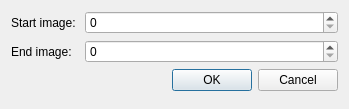
<?xml version="1.0" encoding="UTF-8"?>
<ui version="4.0">
 <class>RefineRangeDialog</class>
 <widget class="QDialog" name="RefineRangeDialog">
  <property name="geometry">
   <rect>
    <x>0</x>
    <y>0</y>
    <width>349</width>
    <height>109</height>
   </rect>
  </property>
  <property name="windowTitle">
   <string>Dialog</string>
  </property>
  <layout class="QFormLayout" name="formLayout">
   <item row="0" column="0">
    <widget class="QLabel" name="label">
     <property name="text">
      <string>Start image: </string>
     </property>
    </widget>
   </item>
   <item row="2" column="0">
    <widget class="QLabel" name="label_2">
     <property name="text">
      <string>End image: </string>
     </property>
    </widget>
   </item>
   <item row="0" column="1">
    <widget class="QSpinBox" name="startSpinBox"/>
   </item>
   <item row="2" column="1">
    <widget class="QSpinBox" name="endSpinBox"/>
   </item>
   <item row="3" column="1">
    <widget class="QDialogButtonBox" name="buttonBox">
     <property name="orientation">
      <enum>Qt::Horizontal</enum>
     </property>
     <property name="standardButtons">
      <set>QDialogButtonBox::Cancel|QDialogButtonBox::Ok</set>
     </property>
    </widget>
   </item>
  </layout>
 </widget>
 <resources/>
 <connections>
  <connection>
   <sender>buttonBox</sender>
   <signal>accepted()</signal>
   <receiver>RefineRangeDialog</receiver>
   <slot>accept()</slot>
   <hints>
    <hint type="sourcelabel">
     <x>248</x>
     <y>254</y>
    </hint>
    <hint type="destinationlabel">
     <x>157</x>
     <y>274</y>
    </hint>
   </hints>
  </connection>
  <connection>
   <sender>buttonBox</sender>
   <signal>rejected()</signal>
   <receiver>RefineRangeDialog</receiver>
   <slot>reject()</slot>
   <hints>
    <hint type="sourcelabel">
     <x>316</x>
     <y>260</y>
    </hint>
    <hint type="destinationlabel">
     <x>286</x>
     <y>274</y>
    </hint>
   </hints>
  </connection>
 </connections>
</ui>
